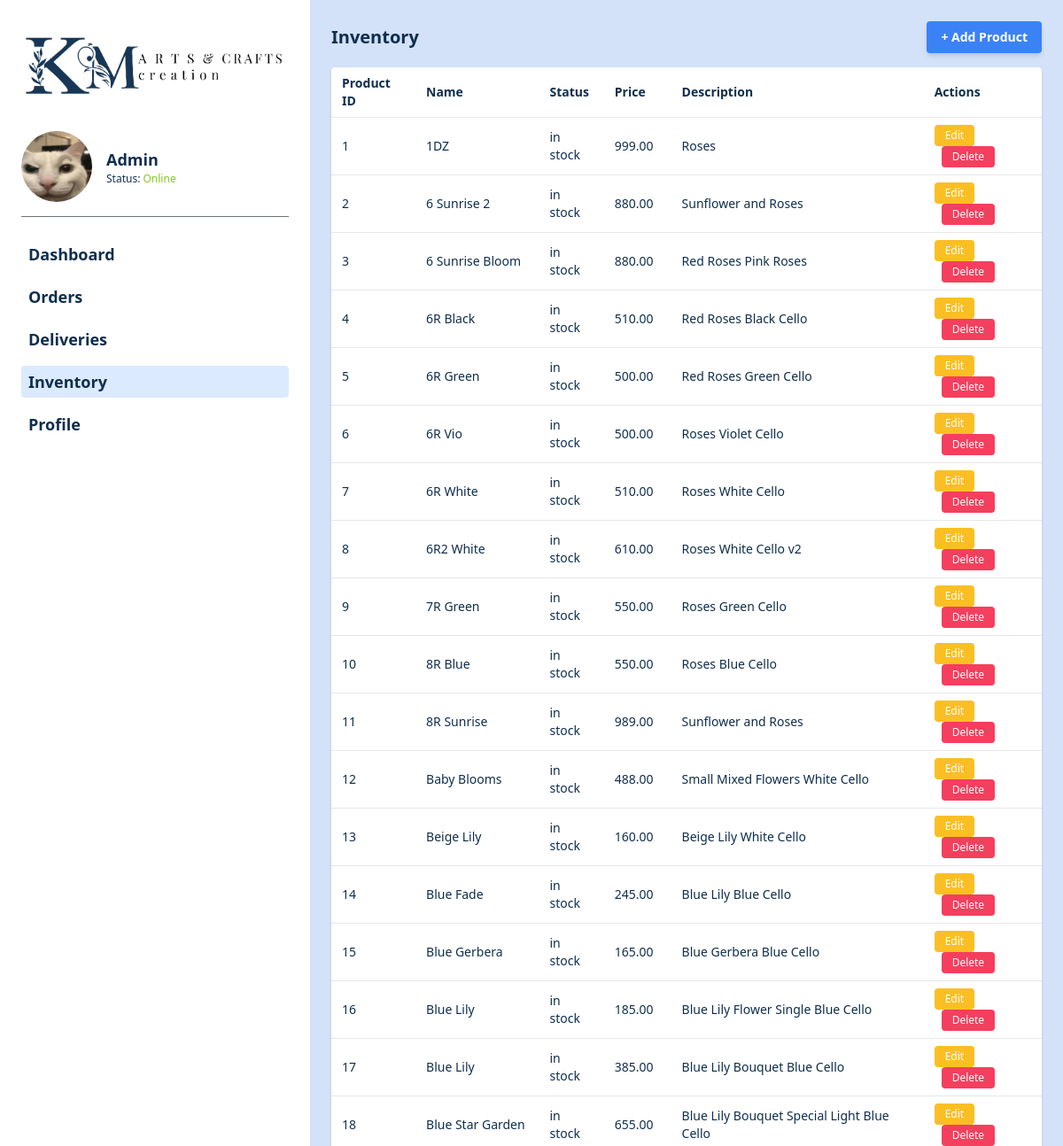
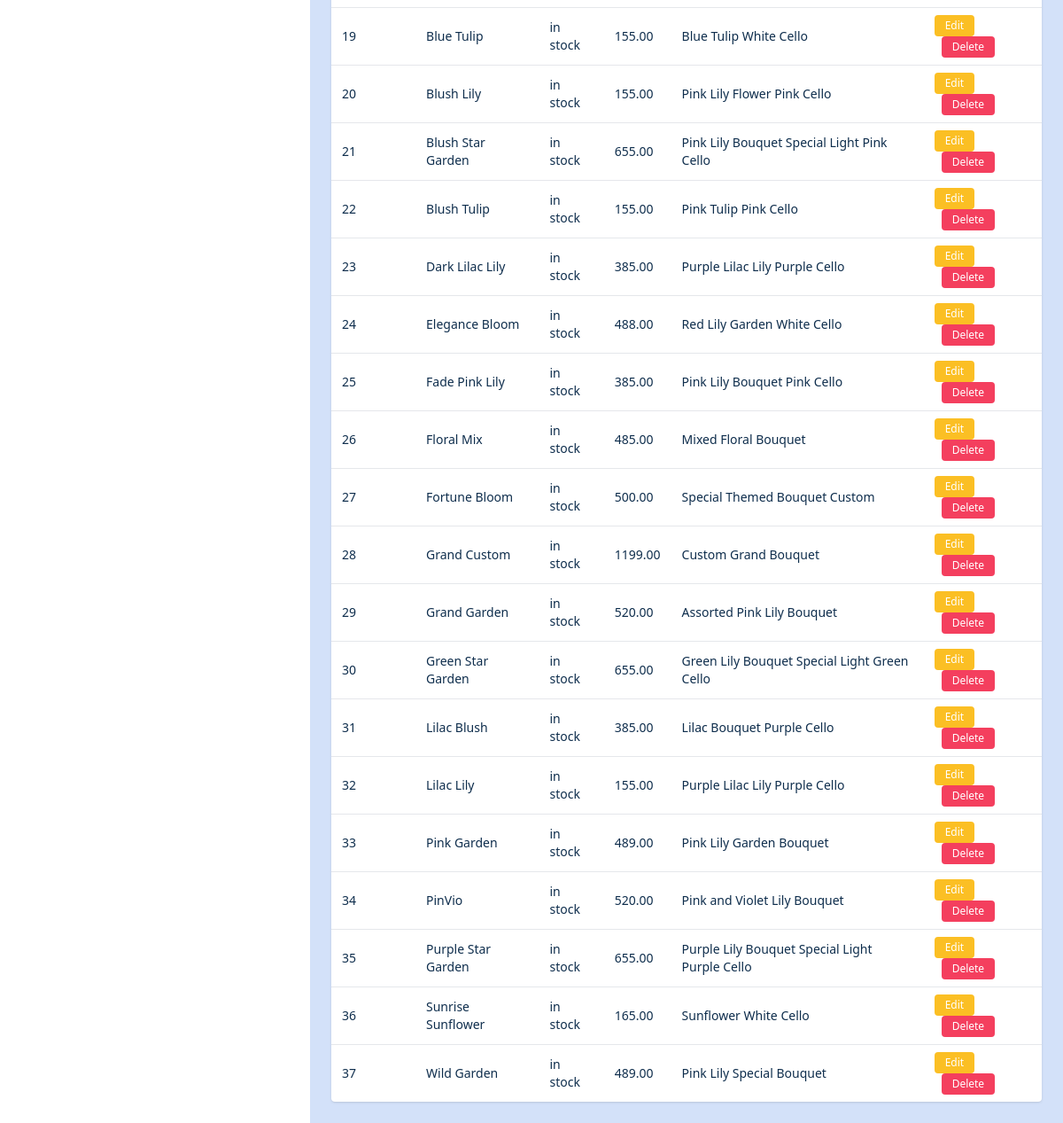
The app's page /backend/products/update.php with its own data (2 pictures, top to bottom).
### tables this page shows
CREATE TABLE products (
    product_id INT AUTO_INCREMENT PRIMARY KEY,
    product_name VARCHAR(255),
    product_description TEXT,
    base_price DECIMAL(10, 2),
    status ENUM('in stock', 'low stock', 'no stock') DEFAULT 'in stock'
);

### backend/products/update.php (the view, shortened to what this page needs)
<?php
require_once '../../backend/config/database.php';
try {
  $stmt = $pdo->query("SELECT * FROM products");
  $products = $stmt->fetchAll(PDO::FETCH_ASSOC);
} catch (PDOException $e) {
  $products = [];
  $error = "Error fetching products: " . $e->getMessage();
}
?>
<!DOCTYPE html>
<html lang="en">
<head>
  <script src="https://cdn.tailwindcss.com"></script>
</head>
<body class="bg-[#d3e1f9] min-h-screen flex">
  <aside class="bg-white w-[350px] flex flex-col p-6">
    <img src="/K-M-Arts-and-Crafts-Creation/assets/Logo.png" class="w-[300px] h-[100px] object-contain mb-6" alt="Logo" />
    <div class="flex items-center mb-4 space-x-4">
      <img src="/K-M-Arts-and-Crafts-Creation/assets/pfp.jpg" class="w-20 h-20 rounded-full" alt="User profile" />
      <div>
        <p class="text-[#0f2e4d] font-bold text-lg">Admin</p>
        <p class="text-[#0f2e4d] text-xs">Status: <span class="text-lime-500 font-medium">Online</span></p>
      </div>
    </div>
    <hr class="border-gray-500 mb-6" />
    <nav class="space-y-3 text-lg font-bold text-[#0f2e4d]">
      <a href="Dashboard.html" class="hover:bg-blue-100 px-2 py-1 rounded block">Dashboard</a>
      <a href="Order.html" class="hover:bg-blue-100 px-2 py-1 rounded block">Orders</a>
      <a href="Delivery.html" class="hover:bg-blue-100 px-2 py-1 rounded block">Deliveries</a>
      <a href="Inventory.php" class="bg-blue-100 px-2 py-1 rounded block">Inventory</a>
      <a href="Profile.html" class="hover:bg-blue-100 mt-6 px-2 py-1 rounded block">Profile</a>
    </nav>
  </aside>
  <main class="flex-1 p-6">
    <div class="flex justify-between items-center mb-4">
      <h2 class="text-[#0f2e4d] text-xl font-extrabold">Inventory</h2>
      <button
        onclick="openModal()"
        class="bg-blue-500 text-white font-bold text-sm rounded px-4 py-2 shadow-md"
      >
        + Add Product
      </button>
    </div>
    <table class="w-full bg-white rounded shadow text-sm text-[#0f2e4d]">
      <thead>
        <tr>
          <th class="text-left px-3 py-2">Product ID</th>
          <th class="text-left px-3 py-2">Name</th>
          <th class="text-left px-3 py-2">Status</th>
          <th class="text-left px-3 py-2">Price</th>
          <th class="text-left px-3 py-2">Description</th>
          <th class="text-left px-3 py-2">Actions</th>
        </tr>
      </thead>
      <tbody>
        <?php if (!empty($products)): ?>
          <?php foreach ($products as $product): ?>
            <tr class="border-t border-gray-200">
              <td class="px-3 py-2"><?= htmlspecialchars($product['product_id']) ?></td>
              <td class="px-3 py-2"><?= htmlspecialchars($product['product_name']) ?></td>
              <td class="px-3 py-2"><?= htmlspecialchars($product['status']) ?></td>
              <td class="px-3 py-2"><?= htmlspecialchars($product['base_price']) ?></td>
              <td class="px-3 py-2"><?= htmlspecialchars($product['product_description']) ?></td>
              <td class="px-3 py-2 space-x-2">
                <button
                  onclick='editProduct(<?= json_encode($product) ?>)'
                  class="bg-amber-400 text-white px-3 py-1 rounded text-xs"
                >Edit</button>
                <form action="../../backend/products/delete_product.php" method="POST" class="inline">
                  <button
                    type="submit"
                    onclick="return confirm('Are you sure you want to delete this product?');"
                    class="bg-rose-500 text-white px-3 py-1 rounded text-xs"
                  >Delete</button>
                </form>
              </td>
            </tr>
          <?php endforeach; ?>
        <?php else: ?>
          <tr>
            <td colspan="6" class="text-center py-4 text-gray-500">No products found.</td>
          </tr>
        <?php endif; ?>
      </tbody>
    </table>
  </main>
</body>
</html>

### records on screen
products: product_id "1", product_name "1DZ", status "in stock", base_price "999.00", product_description "Roses"
products: product_id "2", product_name "6 Sunrise 2", status "in stock", base_price "880.00", product_description "Sunflower and Roses"
products: product_id "3", product_name "6 Sunrise Bloom", status "in stock", base_price "880.00", product_description "Red Roses Pink Roses"
products: product_id "4", product_name "6R Black", status "in stock", base_price "510.00", product_description "Red Roses Black Cello"
products: product_id "5", product_name "6R Green", status "in stock", base_price "500.00", product_description "Red Roses Green Cello"
products: product_id "6", product_name "6R Vio", status "in stock", base_price "500.00", product_description "Roses Violet Cello"
products: product_id "7", product_name "6R White", status "in stock", base_price "510.00", product_description "Roses White Cello"
products: product_id "8", product_name "6R2 White", status "in stock", base_price "610.00", product_description "Roses White Cello v2"
products: product_id "9", product_name "7R Green", status "in stock", base_price "550.00", product_description "Roses Green Cello"
products: product_id "10", product_name "8R Blue", status "in stock", base_price "550.00", product_description "Roses Blue Cello"
products: product_id "11", product_name "8R Sunrise", status "in stock", base_price "989.00", product_description "Sunflower and Roses"
products: product_id "12", product_name "Baby Blooms", status "in stock", base_price "488.00", product_description "Small Mixed Flowers White Cello"
products: product_id "13", product_name "Beige Lily", status "in stock", base_price "160.00", product_description "Beige Lily White Cello"
products: product_id "14", product_name "Blue Fade", status "in stock", base_price "245.00", product_description "Blue Lily Blue Cello"
products: product_id "15", product_name "Blue Gerbera", status "in stock", base_price "165.00", product_description "Blue Gerbera Blue Cello"
products: product_id "16", product_name "Blue Lily", status "in stock", base_price "185.00", product_description "Blue Lily Flower Single Blue Cello"
products: product_id "17", product_name "Blue Lily", status "in stock", base_price "385.00", product_description "Blue Lily Bouquet Blue Cello"
products: product_id "18", product_name "Blue Star Garden", status "in stock", base_price "655.00", product_description "Blue Lily Bouquet Special Light Blue Cello"
products: product_id "19", product_name "Blue Tulip", status "in stock", base_price "155.00", product_description "Blue Tulip White Cello"
products: product_id "20", product_name "Blush Lily", status "in stock", base_price "155.00", product_description "Pink Lily Flower Pink Cello"
products: product_id "21", product_name "Blush Star Garden", status "in stock", base_price "655.00", product_description "Pink Lily Bouquet Special Light Pink Cello"
products: product_id "22", product_name "Blush Tulip", status "in stock", base_price "155.00", product_description "Pink Tulip Pink Cello"
products: product_id "23", product_name "Dark Lilac Lily", status "in stock", base_price "385.00", product_description "Purple Lilac Lily Purple Cello"
products: product_id "24", product_name "Elegance Bloom", status "in stock", base_price "488.00", product_description "Red Lily Garden White Cello"
products: product_id "25", product_name "Fade Pink Lily", status "in stock", base_price "385.00", product_description "Pink Lily Bouquet Pink Cello"
products: product_id "26", product_name "Floral Mix", status "in stock", base_price "485.00", product_description "Mixed Floral Bouquet"
products: product_id "27", product_name "Fortune Bloom", status "in stock", base_price "500.00", product_description "Special Themed Bouquet Custom"
products: product_id "28", product_name "Grand Custom", status "in stock", base_price "1199.00", product_description "Custom Grand Bouquet"
products: product_id "29", product_name "Grand Garden", status "in stock", base_price "520.00", product_description "Assorted Pink Lily Bouquet"
products: product_id "30", product_name "Green Star Garden", status "in stock", base_price "655.00", product_description "Green Lily Bouquet Special Light Green Cello"
products: product_id "31", product_name "Lilac Blush", status "in stock", base_price "385.00", product_description "Lilac Bouquet Purple Cello"
products: product_id "32", product_name "Lilac Lily", status "in stock", base_price "155.00", product_description "Purple Lilac Lily Purple Cello"
products: product_id "33", product_name "Pink Garden", status "in stock", base_price "489.00", product_description "Pink Lily Garden Bouquet"
products: product_id "34", product_name "PinVio", status "in stock", base_price "520.00", product_description "Pink and Violet Lily Bouquet"
products: product_id "35", product_name "Purple Star Garden", status "in stock", base_price "655.00", product_description "Purple Lily Bouquet Special Light Purple Cello"
products: product_id "36", product_name "Sunrise Sunflower", status "in stock", base_price "165.00", product_description "Sunflower White Cello"
products: product_id "37", product_name "Wild Garden", status "in stock", base_price "489.00", product_description "Pink Lily Special Bouquet"
